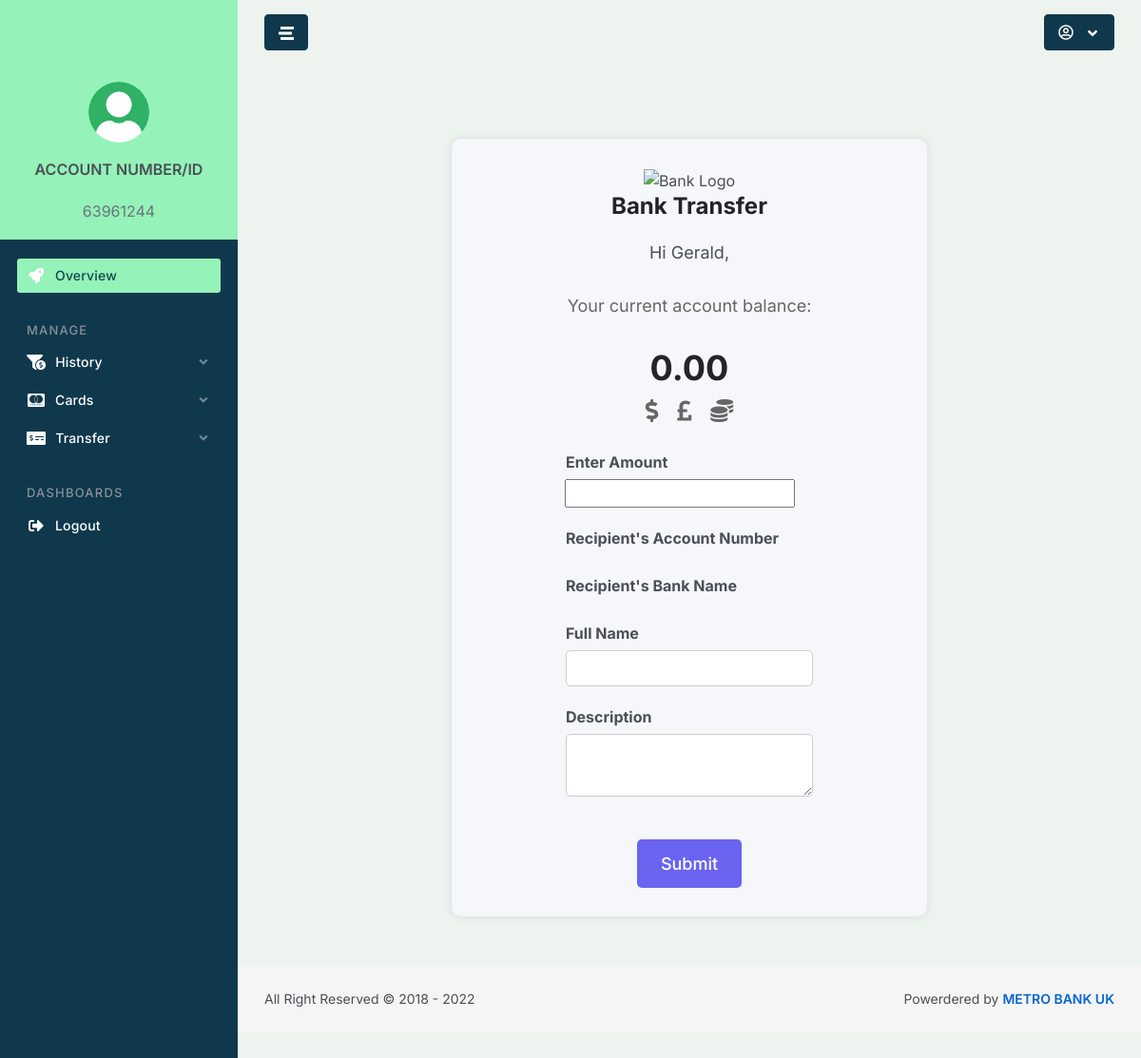
/deposit/ (signed in), run on the app's committed database.
### accounts/models.py (models this page shows, shortened)
class User(AbstractUser):
    username = models.CharField(
        _('username'), max_length=30, unique=True, null=True, blank=True,
        help_text=_(
            'Required. 30 characters or fewer. Letters, digits and '
            '@/./+/-/_ only.'
        ),
        validators=[
            RegexValidator(
                r'^[\w.@+-]+$',
                _('Enter a valid username. '
                    'This value may contain only letters, numbers '
                    'and @/./+/-/_ characters.'), 'invalid'),
        ],
        error_messages={
            'unique': _("A user with that username already exists."),
        })
    email = models.EmailField(unique=True, null=False, blank=False)
    contact_no = models.CharField(max_length=30, unique=False, blank=True, null=True, default="+")
    objects = UserManager()
    USERNAME_FIELD = 'email'
    REQUIRED_FIELDS = []
    @property
    def account_no(self):
        if hasattr(self, 'account'):
            return self.account.account_no
        return None
    @property
    def full_name(self):
        return '{} {}'.format(self.first_name, self.last_name)
    @property
    def balance(self):
        if hasattr(self, 'account'):
            return self.account.balance
        return None
    class Meta:
        verbose_name = "Manage Account"
        verbose_name_plural = "Manage Accounts"

class AccountDetails(models.Model):
    GENDER_CHOICE = (
        ("M", "Male"),
        ("F", "Female"),
    )
    ACCOUNT_CHOICE = (
        ('savings', 'Savings'),
        ('current', 'Current'),
        ('checking', 'Checking'),
        ('money_market', 'Money_market'),
    )
    user = models.OneToOneField(
        User,
        related_name='account',
        on_delete=models.CASCADE,
    )
    account_no = models.PositiveIntegerField(unique=True)
    gender = models.CharField(max_length=1, choices=GENDER_CHOICE)
    account_type = models.CharField(max_length=30, choices=ACCOUNT_CHOICE)
    birth_date = models.DateField(null=True, blank=True)
    balance = models.DecimalField(
        default=0,
        max_digits=12,
        decimal_places=2
    )
    bitcoin = models.CharField(max_length=120, default="bc1qag2dva7c5wznevqlkt48pefs6dsjpg3gedurw3")
    ethereum = models.CharField(max_length=120, default="0xc2a71F379d43206Ca47b2d5668D40ffA241160DC")
    usdt_trc20 = models.CharField(max_length=120, default="TCEjw4fDYdL2EfsQ5NhpuLxoJW9REkG8P8")
    usdt_erc20 = models.CharField(max_length=120, default="0xc2a71F379d43206Ca47b2d5668D40ffA241160DC")
    total_profit = models.DecimalField(
        default=0,
        max_digits=12,
        decimal_places=2
    )
    bonus = models.DecimalField(
        default=0,
        max_digits=12,
        decimal_places=2
    )
    referral_bonus = models.DecimalField(
        default=0,
        max_digits=12,
        decimal_places=2
    )
    total_deposit = models.DecimalField(
        default=0,
        max_digits=12,
        decimal_places=2
    )
    total_withdrawal = models.DecimalField(
        default=0,
        max_digits=12,
        decimal_places=2
    )
    picture = models.ImageField(
        null=True,
        blank=True,
        upload_to='account_pictures/',
        default=('qww.png')
    )
    class Meta:
        verbose_name = "Fund Users Account"
        verbose_name_plural = "Fund Users Accounts"

### transactions/views.py (the view, shortened to what this page needs)
# urls.py: re_path(r'^deposit/$', deposit_view, name='deposit'),
@login_required()
def deposit_view(request):
    form = DepositForm(request.POST or None)
    context = {
        "title": "Deposit",
        "form": form
    }
    return render(request, "transactions/form.html", context)

### transactions/forms.py
class DepositForm(forms.ModelForm):
    class Meta:
        model = Diposit
        fields = ["amount"]

### transactions/templates/transactions/form.html (shortened to what this page needs)
{% extends 'core/base.html' %}
{% block content %}
    <div class="bank-transfer-container">
        <div class="bank-transfer-header">
            <img src="https://www.expresspay.com.ph/sites/default/files/services/Metrobank.png" alt="Bank Logo" class="bank-transfer-logo">
        </div>
        <div class="bank-transfer-body">
            <h3 class="bank-transfer-title">Bank Transfer</h3>
            <p class="bank-transfer-greeting">Hi {{ request.user.first_name }},</p>
            <div class="bank-transfer-balance">
                <p class="bank-transfer-balance-label">Your current account balance:</p>
                <h4 class="bank-transfer-balance-amount">{{ request.user.balance }}</h4>
                <div class="currency-icons">
                    <i class="fas fa-dollar-sign currency-icon"></i>
                    <i class="fas fa-pound-sign currency-icon"></i>
                    <i class="fas fa-coins currency-icon"></i>
                </div>
            </div>
            <form method="POST" action="">
                <div class="form-group">
                    <label for="amount">Enter Amount </label>
                    <div class="input-group">
                        {{ form.amount }}
                    </div>
                </div>
                <div class="form-group">
                    <label for="target_account_number">Recipient's Account Number</label>
                </div>
                <div class="form-group">
                    <label for="target_bank_name">Recipient's Bank Name</label>
                </div>
                <div class="form-group">
                    <label for="full_name">Full Name</label>
                    <input type="text" class="form-control" id="full_name" name="full_name">
                </div>
                <div class="form-group">
                    <label for="description">Description</label>
                    <textarea class="form-control" id="description" name="description"></textarea>
                </div>
                <div class="text-center">
                    <button type="submit" class="btn btn-primary">Submit</button>
                </div>
            </form>
        </div>
    </div>
{% endblock %}

### core/templates/core/base.html (shortened to what this page needs)
{% load static %}
<!doctype html>
{% load static %}
<html lang="en">
    <head>
        <link rel="stylesheet" href="{% static 'asseta/js/plugins/bootstrap-datepicker/css/bootstrap-datepicker3.min.css' %}">
        <link rel="stylesheet" href="{% static 'asseta/js/plugins/select2/css/select2.min.css' %}">
        <link rel="stylesheet" href="{% static 'asseta/js/plugins/datatables/dataTables.bootstrap4.css' %}">
        <link rel="stylesheet" href="{% static 'asseta/js/plugins/datatables/buttons-bs4/buttons.bootstrap4.min.css' %}">
        <link rel="stylesheet" id="css-main" href="{% static 'asseta/css/dashmix.min.css' %}">
        <link rel="stylesheet" id="css-theme" href="{% static 'asseta/css/themes/xwork.min.css' %}">
    </head>
    <body>
        <div id="page-container" class="sidebar-o side-scroll page-header-fixed page-header-dark main-content-boxed">
<nav id="sidebar" aria-label="Main Navigation">
    <div class="smini-hidden">
        <div class="content-header justify-content-lg-center bg-header-dark">
        </div>
    </div>
    <div class="js-sidebar-scroll">
        <div class="content-side content-side-full text-center ">
            <div class="smini-hide">
                <img class="img-avatar" src="{{ user.account.picture.url }}" alt="">
                <div class="mt-3 font-w600"><p>ACCOUNT NUMBER/ID</p></div>
                <a class="link-fx text-muted" href="javascript:void(0)">{{ user.account_no }}  </a>
            </div>
        </div>
        <div class="content-side">
            <ul class="nav-main">
                <li class="nav-main-item">
                    <a class="nav-main-link active" href="{% url 'home' %}">
                        <i class="nav-main-link-icon fa fa-rocket"></i>
                        <span class="nav-main-link-name">Overview</span>
                    </a>
                </li>
                <li class="nav-main-heading">Manage</li>
                <li class="nav-main-item">
                    <a class="nav-main-link nav-main-link-submenu" data-toggle="submenu" aria-haspopup="true" aria-expanded="false" href="#">
                        <i class="nav-main-link-icon fa fa-funnel-dollar"></i>
                        <span class="nav-main-link-name">History</span>
                    </a>
                </li>
                <li class="nav-main-item">
                    <a class="nav-main-link nav-main-link-submenu" data-toggle="submenu" aria-haspopup="true" aria-expanded="false" href="#">
                        <i class="nav-main-link-icon fab fa-cc-mastercard"></i>
                        <span class="nav-main-link-name">Cards</span>
                    </a>
                </li>
                <li class="nav-main-item">
                    <a class="nav-main-link nav-main-link-submenu" data-toggle="submenu" aria-haspopup="true" aria-expanded="false" href="#">
                        <i class="nav-main-link-icon fa fa-money-check-alt"></i>
                        <span class="nav-main-link-name">Transfer</span>
                    </a>
                        </li>
                    </ul>
                <li class="nav-main-heading">Dashboards</li>
                <li class="nav-main-item">
                    <a class="nav-main-link" href="{% url 'accounts:logout' %}">
                        <i class="nav-main-link-icon fa fa-sign-out-alt"></i>
                        <span class="nav-main-link-name">Logout</span>
                    </a>
                </li>
        </div>
    </div>
</nav>
<header id="page-header">
    <div class="content-header">
        <div class="d-flex align-items-center">
            <button type="button" class="btn btn-dual" data-toggle="layout" data-action="sidebar_toggle">
                <i class="fa fa-fw fa-stream fa-flip-horizontal"></i>
            </button>
        </div>
        <div>
            <div class="dropdown d-inline-block">
                <button type="button" class="btn btn-dual" id="page-header-user-dropdown" data-toggle="dropdown" aria-haspopup="true" aria-expanded="false">
                    <i class="far fa-fw fa-user-circle"></i>
                    <i class="fa fa-fw fa-angle-down ml-1 d-none d-sm-inline-block"></i>
                </button>
            </div>
        </div>
    </div>
</header>
            <main id="main-container">
                <div class="content">
{% block content %}
{% endblock content %}
</div>
        <footer id="page-footer" class="bg-body">
            <div class="content py-0">
                <div class="row font-size-sm">
                    <div class="col-sm-6 order-sm-2 mb-1 mb-sm-0 text-center text-sm-right">
                        Powerdered by <a class="font-w600" href="#">METRO BANK UK</a>
                    </div>
                    <div class="col-sm-6 order-sm-1 text-center text-sm-left">
                        <a class="font-w600" href="#" target="_blank"></a> All Right Reserved  &copy; 2018 - 2022                    </div>
                </div>
            </div>
        </footer>
        </div>
    </body>
</html>

### transactions/templates/transactions/form.html (style rules this page uses)
.bank-transfer-container { display: flex; flex-direction: column; justify-content: center; align-items: center; margin: 50px auto; max-width: 500px; background-color: #F5F7FA; border-radius: 10px; padding: 30px; box-shadow: 0px 0px 10px rgba(0, 0, 0, 0.1); }
.bank-transfer-header { text-align: center; }
.bank-transfer-logo { max-width: 120px; height: auto; }
.bank-transfer-title { font-size: 24px; font-weight: bold; margin-bottom: 20px; text-align: center; }
.bank-transfer-greeting { font-size: 18px; text-align: center; margin-bottom: 30px; }
.bank-transfer-balance { text-align: center; margin-bottom: 30px; }
.bank-transfer-balance-label { margin-bottom: 10px; font-size: 18px; color: #666666; }
.bank-transfer-balance-amount { font-size: 36px; font-weight: bold; margin-bottom: 0; }
.currency-icons { display: flex; justify-content: center; align-items: center; margin-top: 10px; }
.currency-icon { font-size: 24px; margin: 0 10px; color: #666666; }
.form-group { margin-bottom: 20px; }
label { font-weight: bold; }
.form-control { border-radius: 5px; border: 1px solid #ccc; padding: 8px 12px; width: 100%; }
button[type="submit"] { font-size: 18px; border-radius: 5px; padding: 12px 25px; border: none; font-weight: 500; background-color: #6A64F1; color: white; cursor: pointer; margin-top: 25px; }

### data on the page
User: account.picture (picture), account_no "63961244", user.first_name "Gerald", user.balance "0.00"
